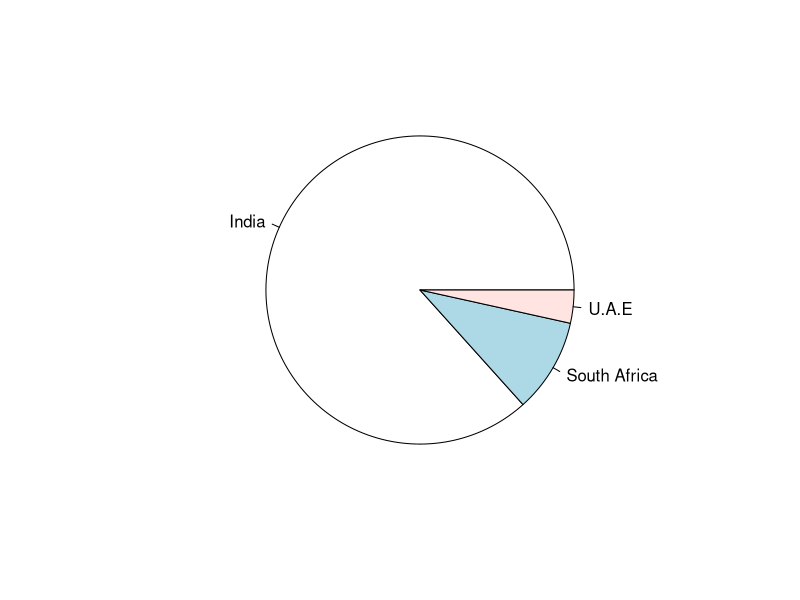
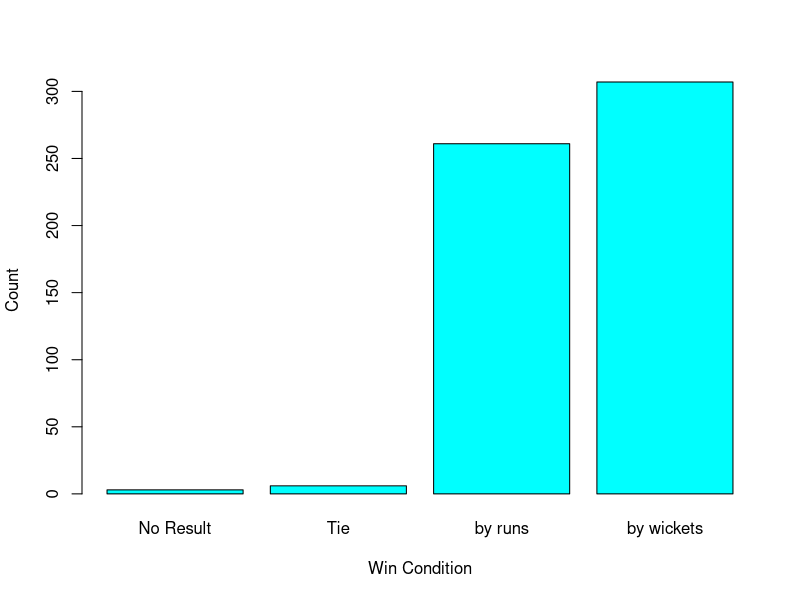
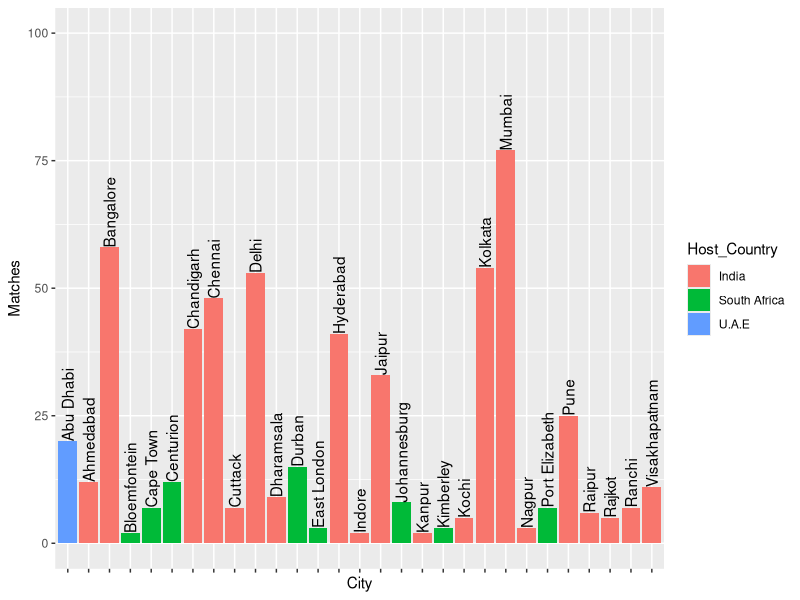
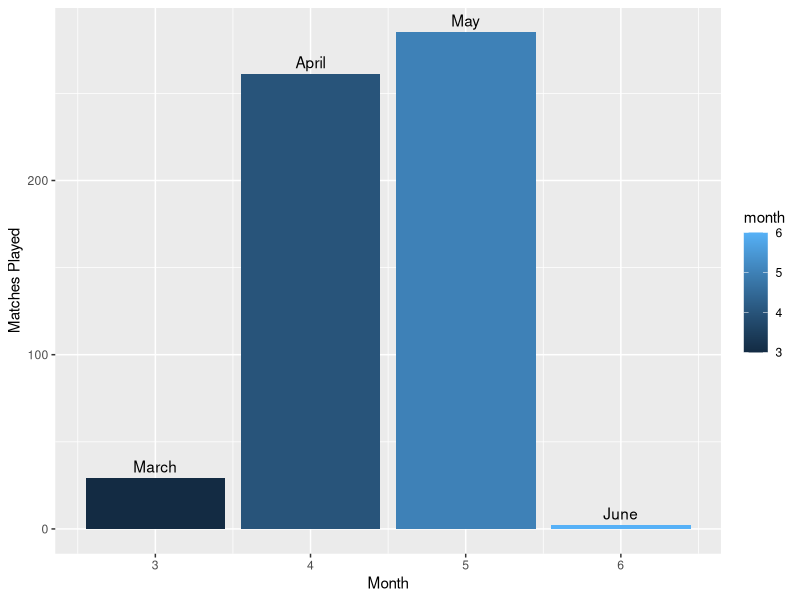

Source code (R) for these figures, in order:
library(dplyr)
library(ggplot2)
library(lubridate)
library(magrittr)

setwd("/Users/abhi/College Work/Year 4 Semester 1 (Sem 7)/Exploratory Data Analysis Lab/Assignment 2")
data = read.csv("./DS2_Match.csv")

# dimentions and names of columns
dim(data)
names(data)

# sorting data by win type
head(sort(data$Win_Type))

# summary of data
summary(data)

# finding min and max of first umpire id
min(data$First_Umpire_Id)
max(data$First_Umpire_Id)

# finding mean and median of won by amount
data$Won_By = sapply(data$Won_By, function(x) {
  if (x == "NULL") {
    return(0)
  }
  x
})
data$Won_By = as.numeric(data$Won_By)
mean(data$Won_By)
median(data$Won_By)

# finding quantiles of won by
quantile(data$Won_By)

# viewing data
View(data)

# checking NaN values (if cleanup is required)
sum(apply(data, 2, is.nan))

# check different host countries
levels(factor(data$Host_Country))

# plotting by host country
country_counts = data %>% 
  group_by(Host_Country) %>% 
  summarise(count = length(Host_Country))
pie(country_counts$count, labels=country_counts$Host_Country)

# check different win conditions
levels(factor(data$Win_Type))

# plotting by win condition
win_cond_count = data %>% 
  group_by(Win_Type) %>% 
  summarise(count = length(Win_Type))
barplot(win_cond_count$count, xlab="Win Condition", ylab="Count", names.arg=win_cond_count$Win_Type, col="cyan")

# check different city names
levels(factor(data$City_Name))

# plotting by city name, color by host country
city = data %>% 
  group_by(City_Name, Host_Country) %>% 
  summarise(count = length(City_Name))
ggplot(city, aes(x=City_Name, y=count, fill=Host_Country)) +
  geom_bar(stat="identity") +
  geom_text(aes(label=City_Name), vjust=0.5, angle=90, hjust=0) + scale_x_discrete(labels=NULL) +
  ylim(0, 100) +
  labs(x="City", y="Matches")

# casting match date column to date type
match_dates = data.frame(date=as.Date(data$Match_Date, format="%d-%b-%y"))
head(match_dates, 2)

# finding the matches played per month
match_dates = match_dates %>%
  mutate(month=month(date)) %>% 
  group_by(month) %>% 
  summarise(count=length(month))
head(match_dates)

# plotting matches played by month
ggplot(match_dates, aes(x=month, y=count, fill=month)) + 
  geom_bar(stat="identity") + 
  geom_text(aes(label=month.name[month]), vjust=-0.5) +
  labs(x="Month", y="Matches Played")